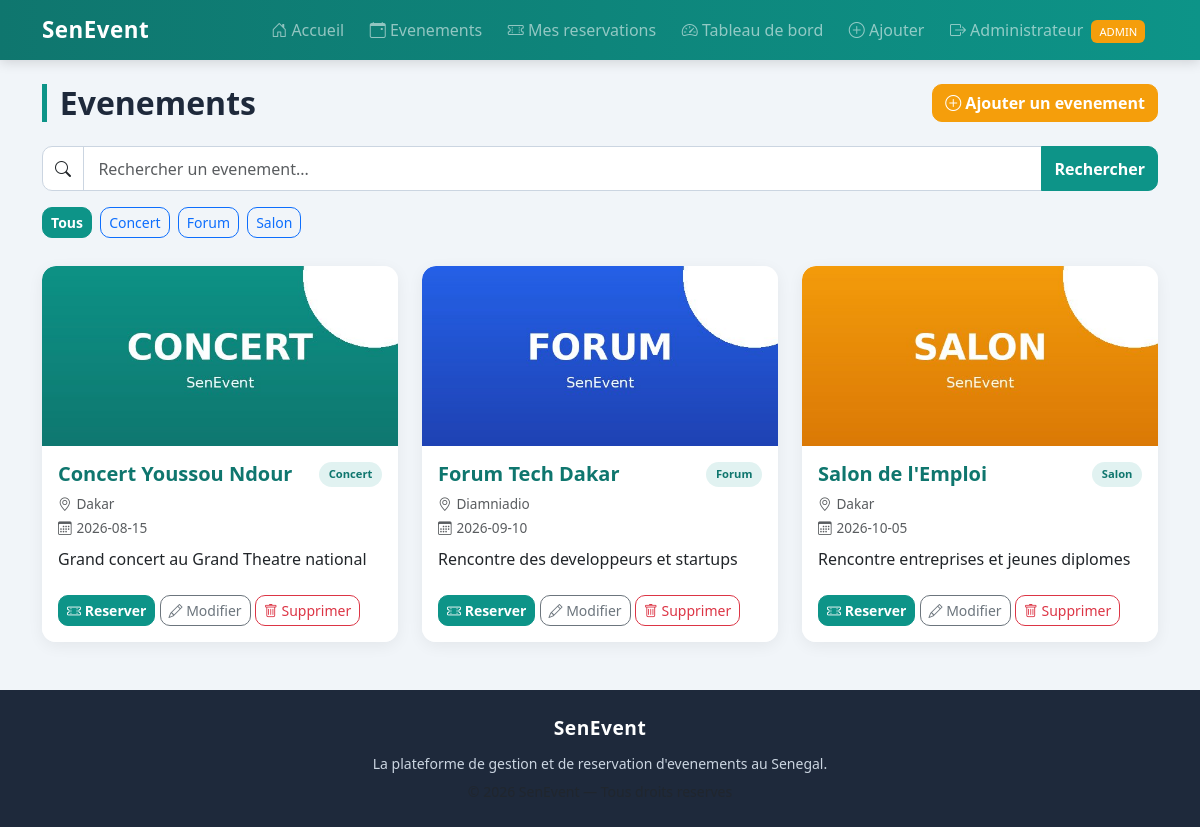
The app's page /events.php (signed in) with its own data.
### tables this page shows
CREATE TABLE IF NOT EXISTS events (
    id INT AUTO_INCREMENT PRIMARY KEY,
    titre VARCHAR(150) NOT NULL,
    description TEXT,
    date_event DATE NOT NULL,
    lieu VARCHAR(150) NOT NULL,
    categorie VARCHAR(50) NOT NULL DEFAULT 'Autre',
    image VARCHAR(255) DEFAULT NULL,
    created_at TIMESTAMP DEFAULT CURRENT_TIMESTAMP
);

### events.php (the view, shortened to what this page needs)
<?php
require 'config.php';
$isAdmin = (($_SESSION['user_role'] ?? 'user') === 'admin');
$recherche = trim($_GET['q'] ?? '');
$filtre    = $_GET['cat'] ?? 'Tous';
$sql = "SELECT * FROM events WHERE 1=1";
$params = [];
$sql .= " ORDER BY date_event ASC";
$stmt = $pdo->prepare($sql);
$stmt->execute($params);
$events = $stmt->fetchAll();
$categories = ['Tous', 'Concert', 'Forum', 'Salon'];
?>
<?php require 'includes/header.php'; ?>
<div class="d-flex justify-content-between align-items-center mb-4">
  <h2 class="page-title mb-0">Evenements</h2>
  <?php if ($isAdmin): ?>
    <a href="add_event.php" class="btn btn-success">
      <i class="bi bi-plus-circle"></i> Ajouter un evenement
    </a>
  <?php endif; ?>
</div>
<form method="get" class="mb-3">
  <div class="input-group">
    <span class="input-group-text bg-white"><i class="bi bi-search"></i></span>
    <input type="text" name="q" class="form-control" placeholder="Rechercher un evenement..."
           value="<?= htmlspecialchars($recherche) ?>">
    <button class="btn btn-primary" type="submit">Rechercher</button>
  </div>
</form>
<div class="mb-4">
  <?php foreach ($categories as $cat): ?>
    <a href="events.php?cat=<?= urlencode($cat) ?><?= $recherche ? '&q='.urlencode($recherche) : '' ?>"
       class="btn btn-sm <?= ($filtre === $cat) ? 'btn-primary' : 'btn-outline-primary' ?> me-1 mb-1">
      <?= htmlspecialchars($cat) ?>
    </a>
  <?php endforeach; ?>
</div>
<?php if (empty($events)): ?>
  <div class="text-center text-muted py-5">
    <i class="bi bi-calendar-x" style="font-size:3rem;"></i>
    <p class="mt-3">Aucun evenement trouve<?= $recherche ? ' pour "'.htmlspecialchars($recherche).'"' : '' ?>.</p>
  </div>
<?php else: ?>
  <div class="row g-4">
    <?php foreach ($events as $e): ?>
      <div class="col-md-4">
        <div class="card event-card h-100">
          <?php
            $img = $e['image'] ? 'images/'.$e['image'] : 'images/default.jpg';
          ?>
          <img src="<?= htmlspecialchars($img) ?>" class="event-img" alt="<?= htmlspecialchars($e['titre']) ?>"
               onerror="this.src='images/default.jpg'">
          <div class="card-body">
            <div class="d-flex justify-content-between align-items-start mb-1">
              <h5 class="card-title mb-0"><?= htmlspecialchars($e['titre']) ?></h5>
              <span class="badge-cat"><?= htmlspecialchars($e['categorie']) ?></span>
            </div>
            <div class="mb-2 text-muted">
              <span class="card-subtitle"><i class="bi bi-geo-alt"></i> <?= htmlspecialchars($e['lieu']) ?></span><br>
              <span class="card-subtitle"><i class="bi bi-calendar3"></i> <?= htmlspecialchars($e['date_event']) ?></span>
            </div>
            <p class="card-text"><?= nl2br(htmlspecialchars($e['description'])) ?></p>
          </div>
          <div class="card-footer bg-white border-0 pb-3">
            <?php if (isset($_SESSION['user_id'])): ?>
              <a href="reserve.php?id=<?= $e['id'] ?>" class="btn btn-sm btn-primary">
                <i class="bi bi-ticket-perforated"></i> Reserver
              </a>
              <?php if ($isAdmin): ?>
                <a href="edit_event.php?id=<?= $e['id'] ?>" class="btn btn-sm btn-outline-secondary">
                  <i class="bi bi-pencil"></i> Modifier
                </a>
                <a href="delete_event.php?id=<?= $e['id'] ?>" class="btn btn-sm btn-outline-danger"
                   onclick="return confirm('Supprimer cet evenement ?')">
                  <i class="bi bi-trash"></i> Supprimer
                </a>
              <?php endif; ?>
            <?php else: ?>
              <a href="login.php" class="btn btn-sm btn-primary">
                <i class="bi bi-box-arrow-in-right"></i> Connectez-vous pour reserver
              </a>
            <?php endif; ?>
          </div>
        </div>
      </div>
    <?php endforeach; ?>
  </div>
<?php endif; ?>
<?php require 'includes/footer.php'; ?>

### css/style.css (style rules this page uses)
:root { --se-primary: #0d9488; --se-primary-dark: #0f766e; --se-accent: #f59e0b; --se-dark: #1e293b; --se-light: #f1f5f9; --se-radius: 14px; }
* { font-family: 'Segoe UI', system-ui, -apple-system, sans-serif; }
body { background: var(--se-light); color: var(--se-dark); min-height: 100vh; display: flex; flex-direction: column; }
.btn-primary { background: var(--se-primary); border-color: var(--se-primary); font-weight: 600; border-radius: 10px; }
.btn-success { background: var(--se-accent); border-color: var(--se-accent); font-weight: 600; border-radius: 10px; }
.btn { border-radius: 10px; }
.card { border: none; border-radius: var(--se-radius); box-shadow: 0 4px 16px rgba(0,0,0,.06); transition: transform .2s, box-shadow .2s; overflow: hidden; }
.card-title { font-weight: 700; color: var(--se-primary-dark); }
.event-card { border-top: 4px solid var(--se-primary); }
.event-card .card-subtitle { font-size: .85rem; display: inline-flex; align-items: center; gap: .3rem; }
.form-control { border-radius: 10px; padding: .6rem .9rem; border: 1px solid #cbd5e1; }
.page-title { font-weight: 800; color: var(--se-dark); border-left: 5px solid var(--se-primary); padding-left: .8rem; margin-bottom: 1.5rem; }
.event-img { width: 100%; height: 180px; object-fit: cover; border-top-left-radius: var(--se-radius); border-top-right-radius: var(--se-radius); }
.event-card { border-top: none; }
.badge-cat { background: rgba(13,148,136,.12); color: var(--se-primary-dark); font-size: .7rem; font-weight: 600; padding: .25rem .6rem; border-radius: 20px; white-space: nowrap; }
.input-group-text { border-radius: 10px 0 0 10px; border-color:#cbd5e1; }

### records on screen
events: image (picture), titre "Concert Youssou Ndour", categorie "Concert", lieu "Dakar", date_event "2026-08-15", description "Grand concert au Grand Theatre national"
events: image (picture), titre "Forum Tech Dakar", categorie "Forum", lieu "Diamniadio", date_event "2026-09-10", description "Rencontre des developpeurs et startups"
events: image (picture), titre "Salon de l'Emploi", categorie "Salon", lieu "Dakar", date_event "2026-10-05", description "Rencontre entreprises et jeunes diplomes"

### other values on screen
$_SESSION['user_nom'] "Administrateur"
$cat "Tous"
$cat "Concert"
$cat "Forum"
$cat "Salon"
